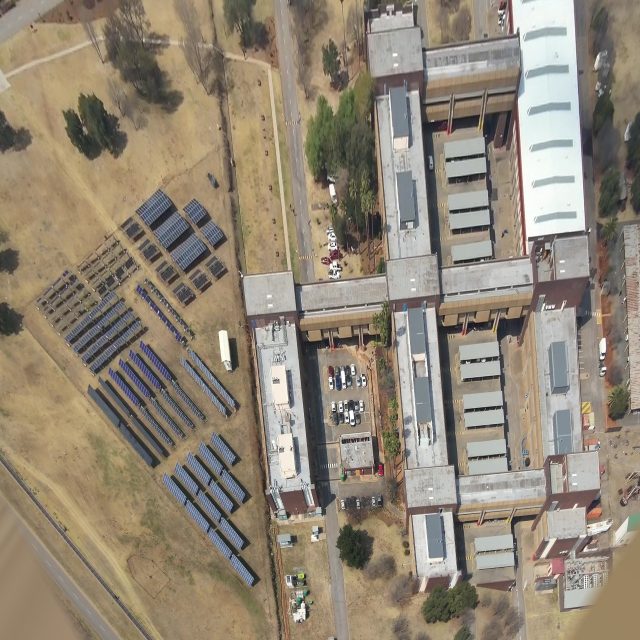
#> input picture data/campus_orthomosaic.jpg, 1280 x 1280 px, found by its file name (shown at 1/2 size)
$ python build_exact_from_wa_grid.py
#> lines starting #> are read from the running program, lines starting #| are printed output that depends on the picture; after the words box and inside, x2 and y2 are one past the last pixel; in counts of white or black regions, pixels touching at a corner belong together
import cv2
import numpy as np
import json, math

ortho = cv2.imread("artifacts/file_generation/ttl=63d/output/campus_orthomosaic.jpg")
#> ortho is the input picture: shape (1280, 1280, 3); mean B, G, R 118, 134.6, 145.4
SCALE_O = 4.0
XC_MIN, YC_MAX = -160.0, 180.0

center = (int((-85 - XC_MIN)*SCALE_O), int((YC_MAX - 10)*SCALE_O))
M = cv2.getRotationMatrix2D(center, 131.5, 1.4)
M[0, 2] += 500 - center[0]
M[1, 2] += 360 - center[1]
M_inv = cv2.invertAffineTransform(M)

# Scale in wa_frame_pixel_grid.jpg: 1 meter = 4.0 * 1.4 = 5.6 pixels!
PX_PER_M = SCALE_O * 1.4

def uv_to_xy(u, v):
    uo = M_inv[0, 0] * u + M_inv[0, 1] * v + M_inv[0, 2]
    vo = M_inv[1, 0] * u + M_inv[1, 1] * v + M_inv[1, 2]
    xc = XC_MIN + uo / SCALE_O
    yc = YC_MAX - vo / SCALE_O
    return xc, yc

solar_arrays = []

def add_from_uv_line(sid, name, zone, u0, v0, u1, v1, width_px, z_base, z_top, ptype, n_panels, face_dir, sub_segments=1, gap_px=0.0):
    # face_dir in wa_frame: "DOWN" (+v), "UP" (-v), "LEFT" (-u), "RIGHT" (+u)
#> called with sid = 'z1_far_left_rack', name = 'Zone 1 Far-Left Standalone Rack', zone = 'Zone 1 — NW Solar Canopies', u0 = 52, v0 = 496, u1 = 44, v1 = 548, width_px = 13
    du, dv = u1 - u0, v1 - v0
    tot_px = math.hypot(du, dv)
    ux, uy = du / tot_px, dv / tot_px
    # Desired facing normal in (u, v):
    if face_dir == "DOWN":
        f_uv = (0.0, 1.0)
    elif face_dir == "UP":
        f_uv = (0.0, -1.0)
    elif face_dir == "LEFT":
        f_uv = (-1.0, 0.0)
    else:
        f_uv = (1.0, 0.0)

    seg_px = (tot_px - gap_px * (sub_segments - 1)) / sub_segments
    panels_per_seg = max(1, int(round(n_panels / sub_segments)))
    width_m = width_px / PX_PER_M
    length_m = seg_px / PX_PER_M

    for i in range(sub_segments):
        dc = i * (seg_px + gap_px) + seg_px / 2.0
        cu = u0 + ux * dc
        cv = v0 + uy * dc
        su0, sv0 = cu - ux * (seg_px / 2.0), cv - uy * (seg_px / 2.0)
        su1, sv1 = cu + ux * (seg_px / 2.0), cv + uy * (seg_px / 2.0)
        x0, y0 = uv_to_xy(su0, sv0)
        x1, y1 = uv_to_xy(su1, sv1)
        xc, yc = (x0 + x1) / 2.0, (y0 + y1) / 2.0
        az_deg = math.degrees(math.atan2(y1 - y0, x1 - x0))
        ang = math.radians(az_deg)
        # Check which tsign (+1 or -1) makes Three.js facing vector match f_uv!
        # In Three.js: when tsign = +1, low edge is local +Z -> in (Xc, Yc) = (+sin(ang), -cos(ang))
        # When tsign = -1, low edge is local -Z -> in (Xc, Yc) = (-sin(ang), +cos(ang))
        fx_pos, fy_pos = math.sin(ang), -math.cos(ang)
        # Convert (xc + fx_pos, yc + fy_pos) to (u, v) and dot with f_uv
        tx, ty = xc + fx_pos, yc + fy_pos
        tuo, tvo = (tx - XC_MIN) * SCALE_O, (YC_MAX - ty) * SCALE_O
        tu = M[0, 0] * tuo + M[0, 1] * tvo + M[0, 2]
        tv = M[1, 0] * tuo + M[1, 1] * tvo + M[1, 2]
        dot_pos = (tu - cu) * f_uv[0] + (tv - cv) * f_uv[1]
        tsign = 1 if dot_pos > 0 else -1

        cur_id = sid if sub_segments == 1 else f"{sid}_s{i+1}"
        cur_name = name if sub_segments == 1 else f"{name} #{i+1}"
        solar_arrays.append({
            "id": cur_id,
            "name": cur_name,
            "zone": zone,
            "xc": round(float(xc), 2),
            "yc": round(float(yc), 2),
            "length": round(float(length_m), 2),
            "width": round(float(width_m), 2),
            "z_base": round(float(z_base), 2),
            "z_top": round(float(z_top), 2),
            "azimuth_deg": round(float(az_deg), 1),
            "panel_type": ptype,
            "panel_count": int(panels_per_seg),
            "tilt_sign": int(tsign)
        })

# 1. Far-Left Circled Standalone 3-Section Solar Rack (6 Panels total: 2 blue + 2 poly + 2 black)
add_from_uv_line("z1_far_left_rack", "Zone 1 Far-Left Standalone Rack", "Zone 1 — NW Solar Canopies", 52, 496, 44, 548, 13, 0.7, 1.8, "crystalline_blue", 6, "LEFT", sub_segments=3, gap_px=2.0)

# 2. Zone 1 — Left Column: 2 Medium Blue Canopies (24 panels each)
add_from_uv_line("z1_med_top", "Zone 1 Medium Canopy Top-Left (24 Panels)", "Zone 1 — NW Solar Canopies", 134, 425, 186, 431, 34, 2.5, 4.1, "crystalline_blue", 24, "DOWN")
add_from_uv_line("z1_med_bot", "Zone 1 Medium Canopy Bot-Left (24 Panels)", "Zone 1 — NW Solar Canopies", 122, 501, 174, 507, 34, 2.5, 4.1, "crystalline_blue", 24, "DOWN")

# 3. Zone 1 — Middle Column: 3 Large Blue Canopies (56 panels each)
add_from_uv_line("z1_large_top", "Zone 1 Large Canopy Top (56 Panels)", "Zone 1 — NW Solar Canopies", 198, 434, 290, 446, 38, 2.5, 4.4, "crystalline_blue", 56, "DOWN")
add_from_uv_line("z1_large_mid", "Zone 1 Large Canopy Mid (56 Panels)", "Zone 1 — NW Solar Canopies", 184, 513, 276, 525, 38, 2.5, 4.4, "crystalline_blue", 56, "DOWN")
add_from_uv_line("z1_large_bot", "Zone 1 Large Canopy Bot (56 Panels)", "Zone 1 — NW Solar Canopies", 170, 593, 262, 605, 38, 2.5, 4.4, "crystalline_blue", 56, "DOWN")

# 4. Zone 1 — 6 Dual-Strip Half-Frame Steel Canopies (2 above Large Top + 4 in Right Column)
add_from_uv_line("z1_hf_top1", "Zone 1 Top-Left Half-Frame Canopy (18 Panels)", "Zone 1 — NW Solar Canopies", 202, 370, 245, 375, 30, 2.4, 3.8, "half_frame_canopy", 18, "DOWN")
add_from_uv_line("z1_hf_top2", "Zone 1 Top-Mid Half-Frame Canopy (18 Panels)",  "Zone 1 — NW Solar Canopies", 256, 376, 299, 381, 30, 2.4, 3.8, "half_frame_canopy", 18, "DOWN")
add_from_uv_line("z1_hf_rt1",  "Zone 1 Right Half-Frame Canopy 1 (18 Panels)",  "Zone 1 — NW Solar Canopies", 316, 384, 359, 389, 30, 2.4, 3.8, "half_frame_canopy", 18, "DOWN")
add_from_uv_line("z1_hf_rt2",  "Zone 1 Right Half-Frame Canopy 2 (18 Panels)",  "Zone 1 — NW Solar Canopies", 302, 456, 345, 461, 30, 2.4, 3.8, "half_frame_canopy", 18, "DOWN")
add_from_uv_line("z1_hf_rt3",  "Zone 1 Right Half-Frame Canopy 3 (18 Panels)",  "Zone 1 — NW Solar Canopies", 288, 530, 331, 535, 30, 2.4, 3.8, "half_frame_canopy", 18, "DOWN")
add_from_uv_line("z1_hf_rt4",  "Zone 1 Right Half-Frame Canopy 4 (18 Panels)",  "Zone 1 — NW Solar Canopies", 274, 606, 317, 611, 30, 2.4, 3.8, "half_frame_canopy", 18, "DOWN")

# 5. Zone 2 — 32 Modular Dual-Pier Test Stands (4 Horizontal Rows x 8 Stands, facing DOWN +v!)
z2_uv_rows = [
    ("r1", 358, 538, 488, 552, 508, 554, 642, 568, "dark_mono", "dark_mono"),
    ("r2", 354, 574, 484, 588, 504, 590, 638, 604, "dark_mono", "dark_mono"),
    ("r3", 350, 610, 480, 624, 500, 626, 634, 640, "dark_mono", "crystalline_blue"),
    ("r4", 346, 646, 476, 660, 496, 662, 630, 676, "dark_mono", "crystalline_blue"),
]
for rtag, u0a, v0a, u1a, v1a, u0b, v0b, u1b, v1b, pta, ptb in z2_uv_rows:
    add_from_uv_line(f"z2_{rtag}_left",  f"Zone 2 Stand {rtag.upper()} Left",  "Zone 2 — 32 Modular Test Stands", u0a, v0a, u1a, v1a, 11, 0.9, 2.1, pta, 20, "DOWN", sub_segments=4, gap_px=8.0)
    add_from_uv_line(f"z2_{rtag}_right", f"Zone 2 Stand {rtag.upper()} Right", "Zone 2 — 32 Modular Test Stands", u0b, v0b, u1b, v1b, 11, 0.9, 2.1, ptb, 16, "DOWN", sub_segments=4, gap_px=8.0)

# 6. Zone 3 — 4 Linear Collector Rows (6 segments per row = 24 segments, facing DOWN +v!)
z3_uv_rows = [
    ("z3_row1", "Zone 3 Collector Row 1", 476, 404, 672, 426),
    ("z3_row2", "Zone 3 Collector Row 2", 472, 437, 668, 459),
    ("z3_row3", "Zone 3 Collector Row 3", 468, 470, 664, 492),
    ("z3_row4", "Zone 3 Collector Row 4", 464, 503, 660, 525),
]
for rid, rname, u0, v0, u1, v1 in z3_uv_rows:
    add_from_uv_line(rid, rname, "Zone 3 — 4 Linear Collector Rows", u0, v0, u1, v1, 13, 1.0, 2.2, "crystalline_blue", 18, "DOWN", sub_segments=6, gap_px=3.0)

# 7. Zone 4 — 2 Vertical Single-Axis Tracker Strings (Left = 8 Dark segments, Right = 7 Blue segments, facing LEFT -u!)
add_from_uv_line("z4_trk_dark", "Zone 4 Dark Tracker String", "Zone 4 — Single-Axis Trackers", 408, 305, 378, 500, 10, 1.1, 2.2, "dark_mono", 24, "LEFT", sub_segments=8, gap_px=4.0)
add_from_uv_line("z4_trk_blue", "Zone 4 Blue Tracker String", "Zone 4 — Single-Axis Trackers", 438, 312, 408, 506, 13, 1.1, 2.3, "crystalline_blue", 28, "LEFT", sub_segments=7, gap_px=4.5)

# 8. Zone 5 — 2 Vertical Trailer Reference Strings (facing LEFT -u!)
add_from_uv_line("z5_trailer_ne", "Zone 5 Trailer Left Array (36 Panels)",  "Zone 5 — Trailer Reference Arrays", 482, 68, 450, 288, 15, 0.9, 2.5, "crystalline_blue", 36, "LEFT")
add_from_uv_line("z5_trailer_sw", "Zone 5 Trailer Right Array (32 Panels)", "Zone 5 — Trailer Reference Arrays", 510, 88, 482, 272, 15, 0.9, 2.5, "crystalline_blue", 32, "LEFT")

# 9. Zone 6 — 6 Long Vertical Central Strings (4 Dual-Half Truss+Blue Strings + 2 Full Dark Strings, facing LEFT -u!)
z6_uv_dual = [
    ("r1", 564, 102, 545, 228, 544, 232, 523, 368),
    ("r2", 602, 108, 583, 234, 582, 238, 561, 374),
    ("r3", 640, 114, 621, 240, 620, 244, 599, 380),
    ("r4", 678, 120, 659, 246, 658, 250, 637, 386),
]
for rtag, u0t, v0t, u1t, v1t, u0b, v0b, u1b, v1b in z6_uv_dual:
    add_from_uv_line(f"z6_{rtag}_truss", f"Zone 6 Row {rtag.upper()} Upper Steel Truss (16 Panels)", "Zone 6 — Central Long Collector Strings", u0t, v0t, u1t, v1t, 14, 1.0, 2.8, "half_frame_canopy", 16, "LEFT")
    add_from_uv_line(f"z6_{rtag}_blue",  f"Zone 6 Row {rtag.upper()} Lower Blue Array (20 Panels)",  "Zone 6 — Central Long Collector Strings", u0b, v0b, u1b, v1b, 16, 1.0, 2.8, "crystalline_blue", 20, "LEFT")

add_from_uv_line("z6_r5_dark", "Zone 6 Row R5 Dark Mono String (44 Panels)", "Zone 6 — Central Long Collector Strings", 714, 126, 673, 396, 15, 1.0, 2.8, "dark_mono", 44, "LEFT")
add_from_uv_line("z6_r6_dark", "Zone 6 Row R6 Wide Dark String (60 Panels)", "Zone 6 — Central Long Collector Strings", 754, 132, 711, 408, 22, 0.9, 3.1, "dark_mono", 60, "LEFT")

# 10. Zone 7 — 5 Stepped South-East Blue Strings (facing LEFT -u!)
z7_uv_rows = [
    ("z7_r1", "Zone 7 Stepped Row 1 (12 Panels)", 598,  2, 586, 56, 12),
    ("z7_r2", "Zone 7 Stepped Row 2 (24 Panels)", 646, -40, 626, 62, 24),
    ("z7_r3", "Zone 7 Stepped Row 3 (24 Panels)", 690, -40, 670, 68, 24),
    ("z7_r4", "Zone 7 Stepped Row 4 (36 Panels)", 742, -95, 712, 74, 36),
    ("z7_r5", "Zone 7 Stepped Row 5 (52 Panels)", 796,-155, 754, 80, 52),
]
for rid, rname, u0, v0, u1, v1, npan in z7_uv_rows:
    add_from_uv_line(rid, rname, "Zone 7 — SE Stepped Solar Strings", u0, v0, u1, v1, 18, 1.0, 2.9, "crystalline_blue", npan, "LEFT")

# Render verification in wa_frame!
vis = ortho.copy()
for s in solar_arrays:
    ang = math.radians(s['azimuth_deg'])
    tsign = s.get('tilt_sign', 1)
    ca, sa = math.cos(ang), math.sin(ang)
    hl, hw = s['length']/2.0, s['width']/2.0
    pts = []
    for lx, lz in [(-hl, -hw), (hl, -hw), (hl, hw), (-hl, hw)]:
        gx = s['xc'] + lx * ca + lz * sa
        gy = s['yc'] + lx * sa - lz * ca
        u = int((gx - XC_MIN) * SCALE_O)
        v = int((YC_MAX - gy) * SCALE_O)
        pts.append([u, v])
    col = (255, 220, 0) if s['panel_type'] == 'crystalline_blue' else ((0, 255, 255) if s['panel_type'] == 'half_frame_canopy' else (255, 0, 255))
    cv2.polylines(vis, [np.array(pts, dtype=np.int32)], True, col, 2)
    fx =  sa if tsign > 0 else -sa
    fy = -ca if tsign > 0 else  ca
    cu = int((s['xc'] - XC_MIN) * SCALE_O)
    cv = int((YC_MAX - s['yc']) * SCALE_O)
    eu = int(((s['xc'] + fx * 3.8) - XC_MIN) * SCALE_O)
    ev = int((YC_MAX - (s['yc'] + fy * 3.8)) * SCALE_O)
    cv2.arrowedLine(vis, (cu, cv), (eu, ev), (0, 255, 0), 2, tipLength=0.35)
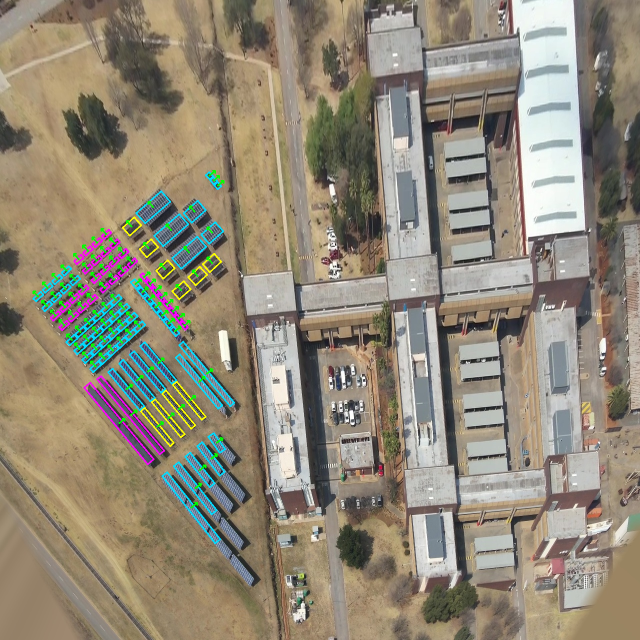
#> vis: shape (1280, 1280, 3) (shown at 1/2 size); 2.29% of pixels changed, all inside (x1, y1, x2, y2) = (65, 340, 470, 1088)

aligned = cv2.warpAffine(vis, M, (1000, 720), flags=cv2.INTER_CUBIC)
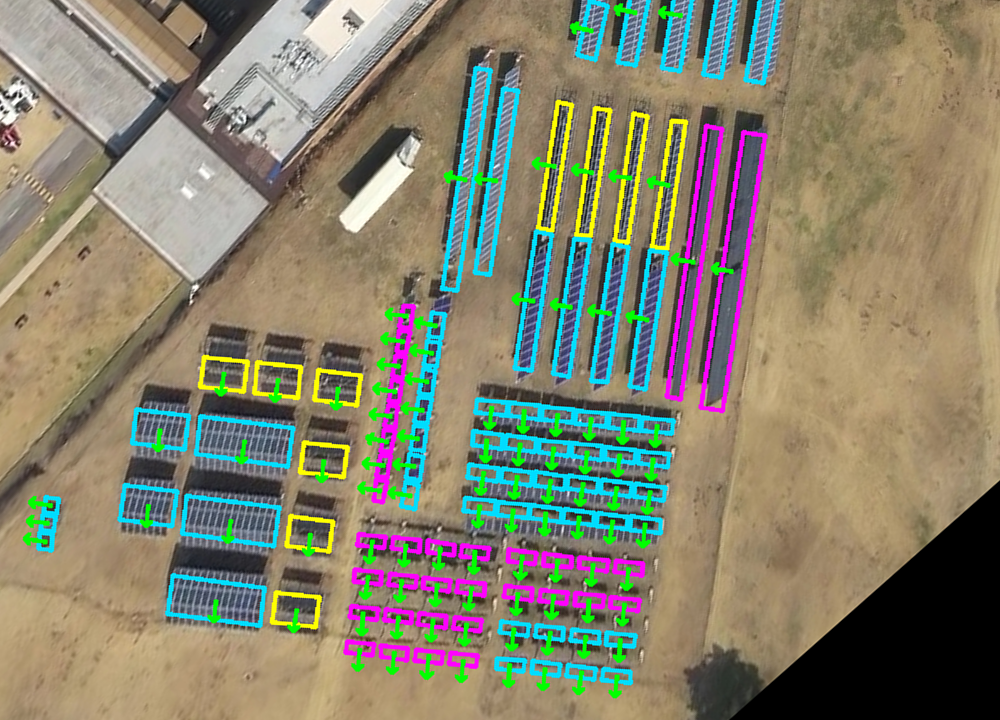
#> aligned: shape (720, 1000, 3); mean B, G, R 109.6, 130.3, 133.3
cv2.imwrite("artifacts/file_generation/ttl=63d/intermediate/wa_grid_verified_perfect.jpg", aligned)

#> (the run stopped early here; a loop or call above may not have finished)
